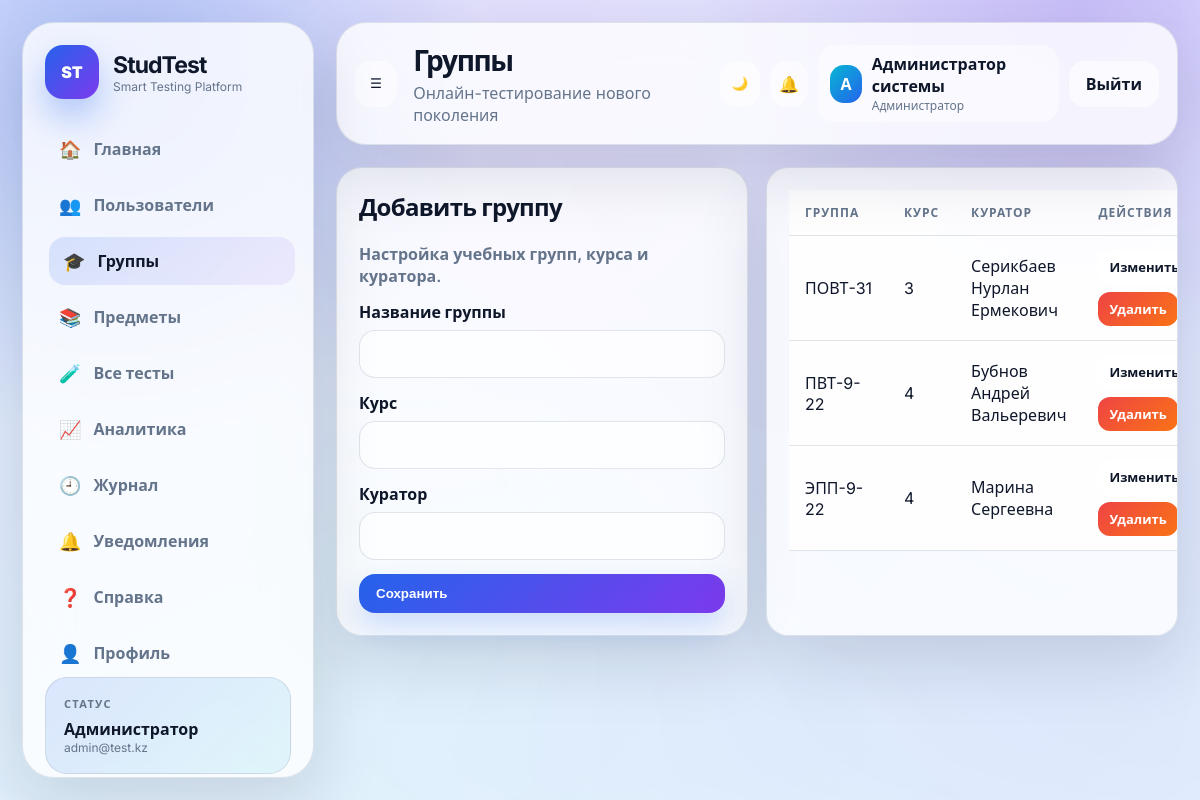
Screenshot of /admin/groups.php (signed in) with the database file from the repository.
### tables this page shows
CREATE TABLE `student_groups` (
  `id` int(11) NOT NULL,
  `name` varchar(100) NOT NULL,
  `course` int(11) NOT NULL,
  `curator_name` varchar(150) DEFAULT NULL,
  `created_at` timestamp NULL DEFAULT current_timestamp()
);

### includes/auth.php (called while the page is built, shortened)
<?php
function e($value): string { return htmlspecialchars((string)$value, ENT_QUOTES, 'UTF-8'); }
?>

### admin/groups.php (the view, shortened to what this page needs)
<?php
require_once __DIR__ . '/../config/database.php';
require_once __DIR__ . '/../includes/auth.php';
$editGroup = null;
$groups = $pdo->query('SELECT * FROM student_groups ORDER BY course, name')->fetchAll();
include __DIR__ . '/../includes/header.php';
?>
<div class="grid-2">
    <div class="card">
        <div class="table-toolbar">
            <div><h2><?= $editGroup ? 'Изменить группу' : 'Добавить группу' ?></h2><p class="muted-text">Настройка учебных групп, курса и куратора.</p></div>
        </div>
        <form method="post" class="form">
            <label>Название группы <input name="name" value="<?= e($editGroup['name'] ?? '') ?>" required></label>
            <label>Курс <input type="number" name="course" min="1" max="4" value="<?= e($editGroup['course'] ?? '') ?>" required></label>
            <label>Куратор <input name="curator_name" value="<?= e($editGroup['curator_name'] ?? '') ?>"></label>
            <button class="btn"><?= $editGroup ? 'Сохранить изменения' : 'Сохранить' ?></button>
        </form>
    </div>
    <div class="card table-wrap">
        <table><tr><th>Группа</th><th>Курс</th><th>Куратор</th><th>Действия</th></tr>
        <?php foreach ($groups as $g): ?>
            <tr>
                <td><?= e($g['name']) ?></td>
                <td><?= (int)$g['course'] ?></td>
                <td><?= e($g['curator_name']) ?></td>
                <td><div class="action-row"><a class="btn btn-sm btn-light" href="?edit=<?= (int)$g['id'] ?>">Изменить</a><a class="btn btn-sm btn-danger" href="?delete=<?= (int)$g['id'] ?>" data-confirm="Удалить группу?">Удалить</a></div></td>
            </tr>
        <?php endforeach; ?>
        </table>
    </div>
</div>
<?php include __DIR__ . '/../includes/footer.php'; ?>

### assets/css/style.css (style rules this page uses)
:root { --bg:#eef3ff; --card:rgba(255,255,255,.78); --text:#0f172a; --muted:#64748b; --line:rgba(148,163,184,.28); --primary:#2563eb; --primary2:#7c3aed; --accent:#06b6d4; --success:#16a34a; --warning:#f59e0b; --danger:#ef4444; --shadow:0 24px 70px rgba(15,23,42,.14); --radius:26px; --sidebar:292px; }
* { box-sizing:border-box }
html { scroll-behavior:smooth }
body { margin:0;font-family:Inter,system-ui,Arial,sans-serif;background:radial-gradient(circle at 10% 10%,rgba(37,99,235,.26),transparent 28%),radial-gradient(circle at 90% 0%,rgba(124,58,237,.22),transparent 28%),linear-gradient(135deg,var(--bg),#f8fbff);color:var(--text);min-height:100vh;overflow-x:hidden }
body::before { content:"";position:fixed;inset:-120px;background:conic-gradient(from 110deg at 50% 50%,rgba(37,99,235,.12),rgba(6,182,212,.08),rgba(124,58,237,.12),rgba(37,99,235,.12));filter:blur(70px);animation:aurora 12s linear infinite;pointer-events:none }
a { color:inherit;text-decoration:none }
.grid-2 { grid-template-columns:repeat(2,minmax(0,1fr)) }
.card,.stat,.panel { background:var(--card);border:1px solid var(--line);border-radius:var(--radius);padding:22px;box-shadow:var(--shadow);backdrop-filter:blur(18px);transition:.25s }
.btn { border:0;border-radius:16px;padding:12px 17px;background:linear-gradient(135deg,var(--primary),var(--primary2));color:white;font-weight:850;display:inline-flex;align-items:center;gap:8px;cursor:pointer;transition:.22s;box-shadow:0 14px 30px rgba(37,99,235,.22) }
.btn-light { background:rgba(255,255,255,.65);color:var(--text);box-shadow:none }
.btn-danger { background:linear-gradient(135deg,#ef4444,#f97316) }
.table-wrap { overflow:auto;border-radius:22px;border:1px solid var(--line) }
table { width:100%;border-collapse:collapse;background:var(--card) }
th,td { padding:14px 16px;text-align:left;border-bottom:1px solid var(--line) }
th { font-size:12px;text-transform:uppercase;letter-spacing:.08em;color:var(--muted) }
.form { display:grid;gap:14px }
input,select,textarea { width:100%;border:1px solid var(--line);border-radius:16px;padding:13px 14px;background:rgba(255,255,255,.68);color:var(--text);outline:none;transition:.2s;font:inherit }
.grid-2,.grid-3,.grid-4 { display:grid;gap:18px }
.form label { font-weight:800 }
.form label input,.form label select,.form label textarea { margin-top:7px }
.card h2,.card h3 { margin-top:0;letter-spacing:-.03em }
.table-toolbar { display:flex;justify-content:space-between;align-items:center;gap:12px;margin-bottom:14px;flex-wrap:wrap }
.muted-text { margin:4px 0 0;color:var(--muted);font-weight:600 }
.action-row { display:flex;align-items:center;gap:8px;flex-wrap:wrap }
.btn-sm { padding:8px 11px;border-radius:12px;font-size:13px;box-shadow:none }

### rows the page displays
student_groups: name "ПОВТ-31", course "3", curator_name "Серикбаев Нурлан Ермекович"
student_groups: name "ПВТ-9-22", course "4", curator_name "Бубнов Андрей Вальеревич"
student_groups: name "ЭПП-9-22", course "4", curator_name "Марина Сергеевна"

### other values shown
roleLabel($role) "Администратор"
currentUserEmail() "admin@test.kz"
$pageTitle "Группы"
currentUserName() "Администратор системы"
